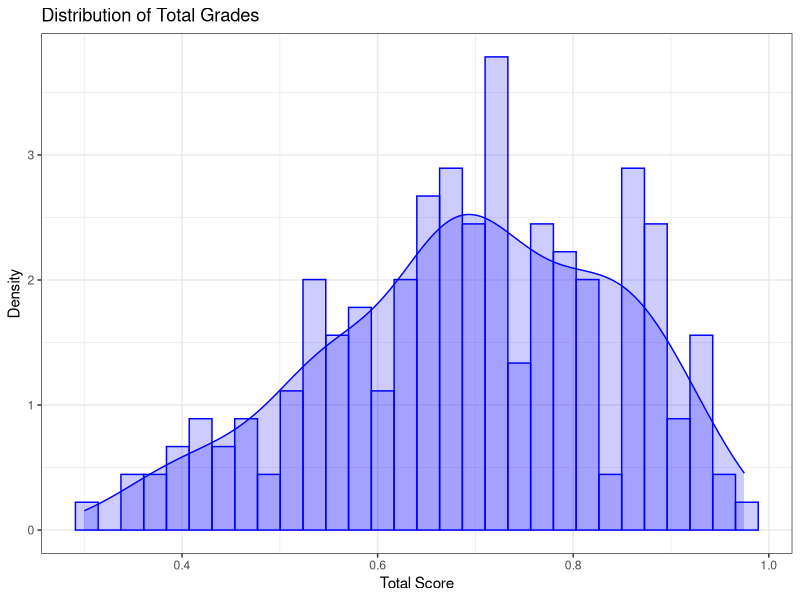

This figure's R source:
## ---- chunk 1
knitr::opts_chunk$set(
  echo = TRUE,
  eval = TRUE,
  warning = FALSE,
  message = FALSE,
  error = FALSE,
  tidy.opts = list(width.cutoff = 60),
  tidy = TRUE
)
## ---- chunk 2
library(MASS)
library(tidyverse)
grades <- read_csv("data/GradesData.csv")
## ---- chunk 3
grades <- grades %>%
  filter(Total != 0)
## ---- chunk 4
dist <- grades %>%
  ggplot(aes(x = Total, y = after_stat(density))) +
  geom_histogram(colour = "blue",
                 fill = "blue",
                 alpha = 0.2) +
  geom_density(colour = "blue",
               fill = "blue",
               alpha = 0.2) +
  ggtitle("Distribution of Total Grades") +
  xlab("Total Score") +
  ylab("Density") +
  theme_bw()

dist
## ---- chunk 5
fit_norm <- fitdistr(grades$Total, "normal")
params_norm <- fit_norm$estimate 
## ---- chunk 6
fit_beta <- fitdistr(grades$Total, "beta", start = list(shape1 = 1, shape2 = 1))
params_beta <- fit_beta$estimate 
